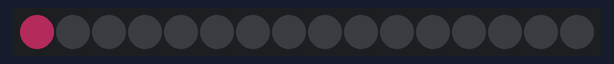
A sketch run on a simulated Arduino Uno, built with avr-gcc and run on an emulated ATmega328P. Shown: 16 RGB LEDs in strip order, left to right. Dim RGB values are drawn brighter than linear.

Above: at 0.15 s.
At 0.55 s:
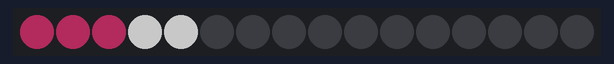
At 0.96 s:
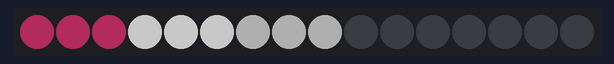
At 1.7 s:
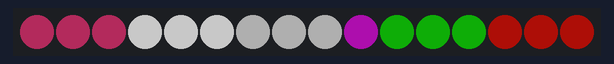

The sketch:

Static.ino.ino.ino
```cpp
// RGBW (Red Green Blue White Neo-Pixel starter code
// 16 LEDS with no loop inside of void loop()
// CW Coleman 170413

#include <Adafruit_NeoPixel.h>
#ifdef __AVR__
  #include <avr/power.h>
#endif

#define PIN 6

#define NUM_LEDS 16

#define BRIGHTNESS 50

Adafruit_NeoPixel strip = Adafruit_NeoPixel(NUM_LEDS, PIN, NEO_GRBW + NEO_KHZ800);


void setup() {
  Serial.begin(115200);
  strip.setBrightness(BRIGHTNESS);
  strip.begin();
  strip.show(); // Initialize all pixels to 'off'
}

// Initialize some variables for the void loop()
int led, red, green, blue, white;
int wait = 100;

void loop() {

  led = 0; red = 245; green = 11; blue = 99; white = 65;
  strip.setPixelColor(led, red, green , blue, white);
  delay(wait);
  strip.show();

  led = 1; red = 245; green = 11; blue = 99; white = 65;
  strip.setPixelColor(led, red, green , blue, white);
  delay(wait);
  strip.show();

  led = 2; red = 245; green = 11; blue = 99; white = 65;
  strip.setPixelColor(led, red, green , blue, white);
  delay(wait);
  strip.show();

  led = 3; red = 255; green = 255; blue = 255; white = 255;
  strip.setPixelColor(led, red, green , blue, white);
  delay(wait);
  strip.show();

  led = 4; red = 255; green = 255; blue = 255; white = 255;
  strip.setPixelColor(led, red, green , blue, white);
  delay(wait);
   strip.show();

  led = 5; red = 255; green = 255; blue = 255; white = 255;
  strip.setPixelColor(led, red, green , blue, white);
  delay(wait);
   strip.show();

  led = 6; red = 16; green = 16; blue = 16; white = 255;
  strip.setPixelColor(led, red, green , blue, white);
  delay(wait);
   strip.show();

    led = 7;6; red = 16; green = 16; blue = 16; white = 255;
  strip.setPixelColor(led, red, green , blue, white);
  delay(wait);
   strip.show();

    led = 8; 6; red = 16; green = 16; blue = 16; white = 255;
  strip.setPixelColor(led, red, green , blue, white);
  delay(wait);
   strip.show();

    led = 9; red = 255; green = 16; blue = 255; white = 10;
  strip.setPixelColor(led, red, green , blue, white);
  delay(wait);
   strip.show();

    led = 10; red = 16; green = 255; blue = 8; white = 10;
  strip.setPixelColor(led, red, green , blue, white);
  delay(wait);
   strip.show();

    led = 11; red = 16; green =255; blue = 8; white = 10;
  strip.setPixelColor(led, red, green , blue, white);
  delay(wait);
   strip.show();

    led = 12; red = 16; green = 255; blue = 8; white = 10;
  strip.setPixelColor(led, red, green , blue, white);
  delay(wait);
   strip.show();

    led = 13; red = 255; green = 16; blue = 8; white = 10;
  strip.setPixelColor(led, red, green , blue, white);
  delay(wait);
   strip.show();

   led = 14; red = 255; green = 16; blue = 8; white = 10;
  strip.setPixelColor(led, red, green , blue, white);
  delay(wait);
   strip.show();

  led = 15; red = 255; green = 16; blue = 8; white = 10;
  strip.setPixelColor(led, red, green , blue, white);
  delay(wait);
  strip.show();


}
```
